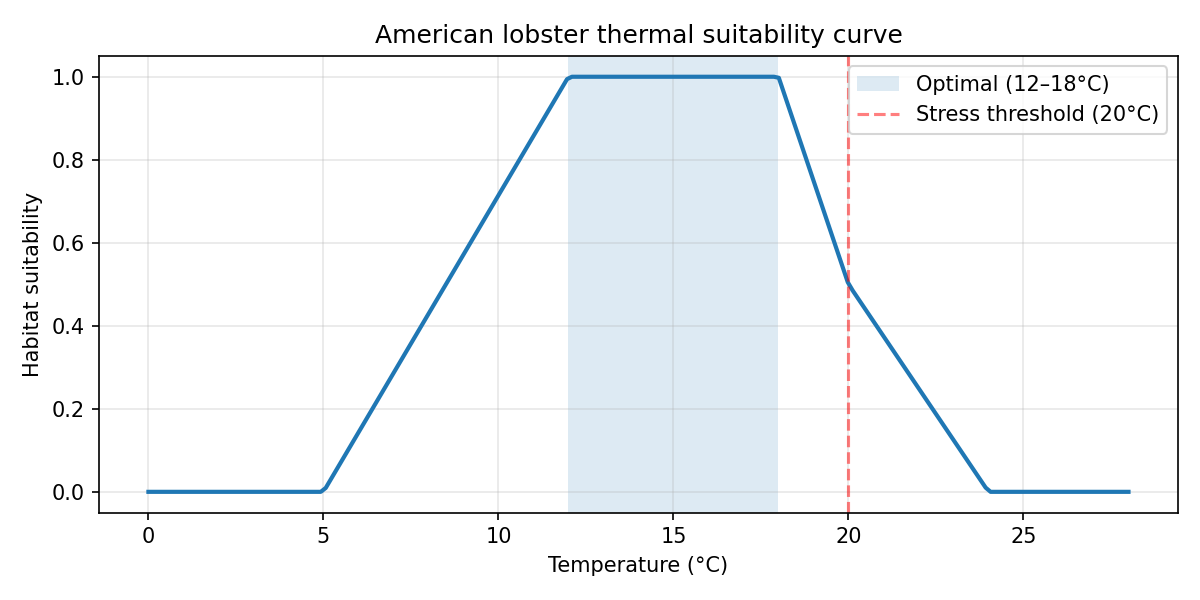

This chart was generated by the following Python code:
import matplotlib.pyplot as plt
import numpy as np
from suitability_score import suitability  # or whatever you named the script

temps = np.linspace(0, 28, 200)
scores = [suitability(t) for t in temps]

fig, ax = plt.subplots(figsize=(8, 4))
ax.plot(temps, scores, linewidth=2)
ax.axvspan(12, 18, alpha=0.15, label="Optimal (12–18°C)")
ax.axvline(20, color="red", linestyle="--", alpha=0.5, label="Stress threshold (20°C)")
ax.set_xlabel("Temperature (°C)")
ax.set_ylabel("Habitat suitability")
ax.set_title("American lobster thermal suitability curve")
ax.legend()
ax.grid(alpha=0.3)
plt.tight_layout()
plt.savefig("suitability_curve.png", dpi=150)
plt.show()
